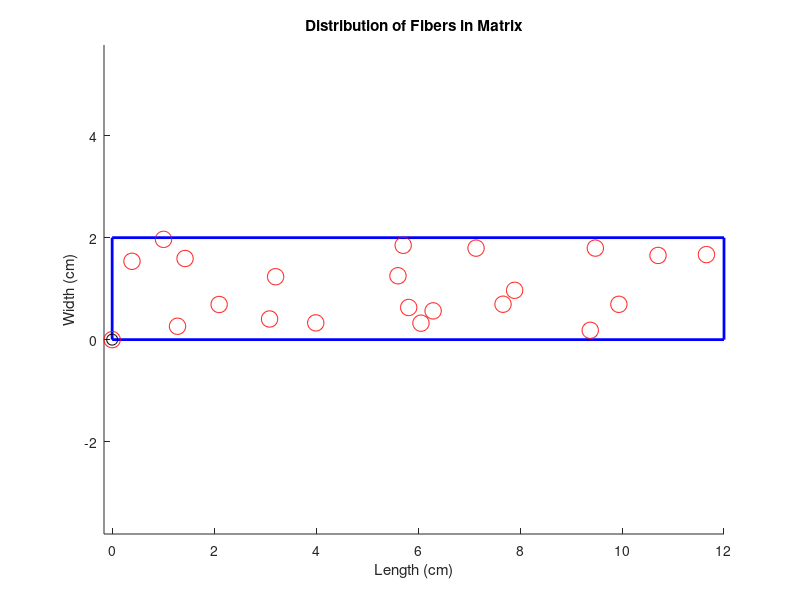

Source code (MATLAB):
% Given variables
volume_fraction = 0.3;              % Volume fraction (as a decimal)
fiber_diameter_cm = 0.0032;         % Diameter of fibers (in cm)
matrix_length_cm = 12;               % Length of the matrix (in cm)
matrix_width_cm = 2;               % Width of the matrix (in cm)

% Convert diameter from cm to arbitrary units (assuming 1 cm = 100 units)
fiber_diameter = fiber_diameter_cm * 100;

% Calculate total volume of fibers
total_fiber_volume = volume_fraction * matrix_length_cm * matrix_width_cm;

% Calculate total volume of matrix
total_matrix_volume = matrix_length_cm * matrix_width_cm;

% Calculate total number of fibers
total_fibers = round(total_fiber_volume / (pi * (fiber_diameter)^2));

% Initialize fiber positions
fiber_positions = zeros(total_fibers, 2);

% Set position of the first fiber at (0, 0)
fiber_positions(1, :) = [0, 0];

% Generate random positions for the remaining fibers within the matrix
for i = 2:total_fibers
    % Generate a random position for the fiber
    new_fiber_position = rand(1, 2) .* [matrix_length_cm, matrix_width_cm];
    
    % Check minimum distance to all previously generated fibers
    min_distance = fiber_diameter; % Minimum distance between fibers
    for j = 1:i-1
        % Calculate distance to previously generated fiber
        distance = sqrt((new_fiber_position(1) - fiber_positions(j, 1))^2 + ...
                        (new_fiber_position(2) - fiber_positions(j, 2))^2);
        % Update minimum distance if needed
        if distance < min_distance
            min_distance = distance;
        end
    end
    
    % Ensure minimum distance is satisfied
    while min_distance < fiber_diameter
        % If the minimum distance criterion is not met, regenerate the fiber position
        new_fiber_position = rand(1, 2) .* [matrix_length_cm, matrix_width_cm];
        min_distance = fiber_diameter; % Reset minimum distance
        for j = 1:i-1
            % Recalculate distance to previously generated fiber
            distance = sqrt((new_fiber_position(1) - fiber_positions(j, 1))^2 + ...
                            (new_fiber_position(2) - fiber_positions(j, 2))^2);
            % Update minimum distance if needed
            if distance < min_distance
                min_distance = distance;
            end
        end
    end
    
    % Store fiber position
    fiber_positions(i, :) = new_fiber_position;
end

% Display fiber positions in the command window
disp('Fiber Positions:');
disp(fiber_positions);

% Display results
disp(['Total Number of Fibers: ', num2str(total_fibers)]);

% Plot fibers
figure;
hold on;
rectangle('Position', [0, 0, matrix_length_cm, matrix_width_cm], 'EdgeColor', 'b', 'LineWidth', 2);
for i = 1:total_fibers
    fiber_x = fiber_positions(i, 1);
    fiber_y = fiber_positions(i, 2);
    rectangle('Position', [fiber_x - fiber_diameter/2, fiber_y - fiber_diameter/2, fiber_diameter, fiber_diameter], 'Curvature', [1, 1], 'EdgeColor', 'r');
end
plot(0, 0, 'ko', 'MarkerSize', 8); % Plot the first fiber location
xlabel('Length (cm)');
ylabel('Width (cm)');
title('Distribution of Fibers in Matrix');
axis equal;
hold off;hold off;